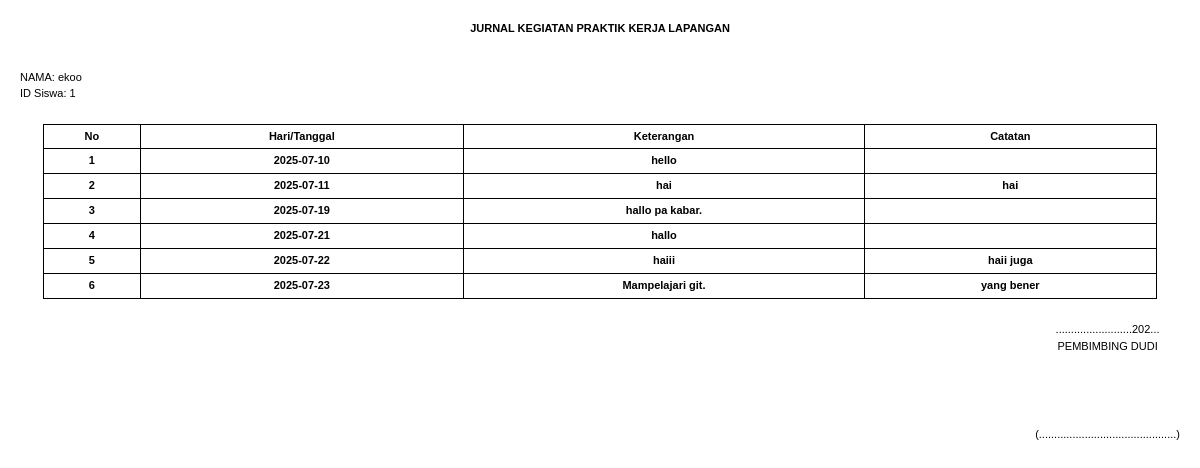
The app's page /pages/laporan/doc_jr.php?id_siswa=1 with its own data.
### tables this page shows
CREATE TABLE `siswa` (
  `id_siswa` int(11) NOT NULL,
  `nis` varchar(15) NOT NULL,
  `nisn` varchar(15) NOT NULL,
  `nama_siswa` varchar(50) NOT NULL,
  `no_wa` varchar(20) NOT NULL,
  `kelas` varchar(10) NOT NULL,
  `pro_keahlian` varchar(20) NOT NULL,
  `TTL` varchar(100) NOT NULL,
  `id_sekolah` int(11) NOT NULL,
  `id_perusahaan` int(11) NOT NULL,
  `tanggal_mulai` date NOT NULL,
  `tanggal_selesai` date NOT NULL,
  `id_pembimbing` int(11) NOT NULL,
  `id_guru` int(11) NOT NULL,
  `username` varchar(20) NOT NULL,
  `password` varchar(20) NOT NULL
);

CREATE TABLE `jurnal` (
  `id_jurnal` int(11) NOT NULL,
  `tanggal` date NOT NULL,
  `keterangan` text NOT NULL,
  `id_siswa` int(11) NOT NULL
);

CREATE TABLE `catatan` (
  `id_catatan` int(11) NOT NULL,
  `id_pembimbing` int(11) NOT NULL,
  `catatan` text NOT NULL,
  `id_jurnal` int(11) NOT NULL,
  `tanggal` date NOT NULL
);

### pages/laporan/doc_jr.php (the view, shortened to what this page needs)
<?php
include('../../koneksi.php');
$id_siswa = $_GET['id_siswa'] ?? null;
$query_siswa = "
    SELECT
        s.nama_siswa,
        s.id_siswa
    FROM
        siswa s
    WHERE
        s.id_siswa = ?
";
$stmt_siswa = $coneksi->prepare($query_siswa);
$stmt_siswa->bind_param("i", $id_siswa);
$stmt_siswa->execute();
$result_siswa = $stmt_siswa->get_result();
if ($result_siswa->num_rows > 0) {
    $data_siswa = $result_siswa->fetch_assoc();
    $nama_siswa = htmlspecialchars($data_siswa['nama_siswa']);
    $id_siswa = htmlspecialchars($data_siswa['id_siswa']);
} else {
    echo "Data siswa tidak ditemukan.";
    exit();
}
$query_jurnal = "
    SELECT
        j.tanggal,
        j.keterangan,
        c.catatan  -- Mengambil isi_catatan dari tabel catatan
    FROM
        jurnal j
    LEFT JOIN
        catatan c ON j.id_jurnal = c.id_jurnal  -- Pastikan ada relasi yang benar
    WHERE
        j.id_siswa = ?
    ORDER BY j.tanggal
";
$stmt_jurnal = $coneksi->prepare($query_jurnal);
$stmt_jurnal->bind_param("i", $id_siswa);
$stmt_jurnal->execute();
$result_jurnal = $stmt_jurnal->get_result();
$jurnal_data = [];
while ($row = $result_jurnal->fetch_assoc()) {
    $jurnal_data[] = $row;
}
?>
<!DOCTYPE html>
<html lang="en">
<head>
    <script src="https://cdn.tailwindcss.com"></script>
</head>
<body>
    <div class="printable">
        <tabel>
            <tr>
            <div class="text-center mb-8">
                <h1 class="font-bold style9">JURNAL KEGIATAN PRAKTIK KERJA LAPANGAN</h1>
            </div>
            </tr>
            <tr>
            <div class="style9">
                <td>NAMA: <?php echo $nama_siswa; ?></td><br>
                <td>ID Siswa: <?php echo $id_siswa; ?></td>
            </div>
            </tr>
        </tabel>
        <table width="96%" border="1" align="center" cellpadding="3" cellspacing="0" class="style9">
            <thead>
                <tr>
                <td>&nbsp;</td>
                <td>&nbsp;</td>
                </tr>
                <tr>
                    <th class="left bottom top">No</th>
                    <th class="left bottom top">Hari/Tanggal</th>
                    <th class="left bottom top">Keterangan</th>
                    <th class="left bottom top right">Catatan</th>
                </tr>
            </thead>
            <tbody>
                <?php
                $no = 1;
                foreach ($jurnal_data as $record) {
                    echo "<tr height='25' class='style27'>
                        <td class='top bottom left text-center'>{$no}</td>
                        <td class='top bottom left text-center'>" . $record['tanggal'] . "</td>
                        <td class='top bottom left text-center'>" . $record['keterangan'] . "</td>
                        <td class='top bottom left right text-center'>" . $record['catatan'] . "</td>
                    </tr>";
                    $no++;
                }
                ?>
                <tr>
                <td>&nbsp;</td>
                <td>&nbsp;</td>
                </tr>
            </tbody>
        </table>
        <div class="flex justify-end items-center mb-8">
            <div class="text-center">
                <div class="style9">.........................202...</div>
                <div class="style9">PEMBIMBING DUDI</div>
            <div class=""></div><br><br><br>
            <div class="style9">(.............................................)</div>
        </div>
    </div>
</body>
</html>

### pages/laporan/doc_jr.php (style rules this page uses)
.printable { margin: 20px; }
.style9 { font-family: Verdana, Arial, Helvetica, sans-serif; font-size: 11px; }
.top { border-top: 1px solid #000000; }
.bottom { border-bottom: 1px solid #000000; }
.left { border-left: 1px solid #000000; }
.right { border-right: 1px solid #000000; }
.style27 { font-family: Verdana, Arial, Helvetica, sans-serif; font-size: 11px; font-weight: bold; }

### records on screen
siswa: nama_siswa "ekoo", id_siswa "1"
jurnal: tanggal "2025-07-10", keterangan "hello"
catatan: id_jurnal.tanggal "2025-07-11", id_jurnal.keterangan "hai", catatan "hai"
jurnal: tanggal "2025-07-19", keterangan "hallo pa kabar."
jurnal: tanggal "2025-07-21", keterangan "hallo"
catatan: id_jurnal.tanggal "2025-07-22", id_jurnal.keterangan "haiii", catatan "haii juga"
catatan: id_jurnal.tanggal "2025-07-23", id_jurnal.keterangan "Mampelajari git.", catatan "yang bener"
